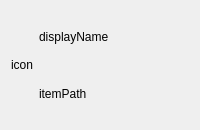
<?xml version="1.0" encoding="UTF-8"?>
<ui version="4.0">
 <class>TaskItemWidget</class>
 <widget class="QWidget" name="TaskItemWidget">
  <property name="geometry">
   <rect>
    <x>0</x>
    <y>0</y>
    <width>200</width>
    <height>130</height>
   </rect>
  </property>
  <property name="sizePolicy">
   <sizepolicy hsizetype="Preferred" vsizetype="Preferred">
    <horstretch>0</horstretch>
    <verstretch>0</verstretch>
   </sizepolicy>
  </property>
  <property name="windowTitle">
   <string notr="true"/>
  </property>
  <property name="styleSheet">
   <string notr="true"/>
  </property>
  <layout class="QVBoxLayout" name="verticalLayout_2">
   <item>
    <layout class="QHBoxLayout" name="horizontalLayout">
     <item>
      <widget class="QLabel" name="thumbnailIcon">
       <property name="sizePolicy">
        <sizepolicy hsizetype="Fixed" vsizetype="Expanding">
         <horstretch>0</horstretch>
         <verstretch>0</verstretch>
        </sizepolicy>
       </property>
       <property name="text">
        <string notr="true">icon</string>
       </property>
       <property name="margin">
        <number>5</number>
       </property>
       <property name="textInteractionFlags">
        <set>Qt::NoTextInteraction</set>
       </property>
      </widget>
     </item>
     <item>
      <layout class="QVBoxLayout" name="verticalLayout">
       <property name="spacing">
        <number>4</number>
       </property>
       <property name="topMargin">
        <number>0</number>
       </property>
       <item>
        <widget class="geometrize::dialog::ElidedLabel" name="itemDisplayName">
         <property name="sizePolicy">
          <sizepolicy hsizetype="Ignored" vsizetype="Expanding">
           <horstretch>0</horstretch>
           <verstretch>0</verstretch>
          </sizepolicy>
         </property>
         <property name="font">
          <font>
           <pointsize>9</pointsize>
          </font>
         </property>
         <property name="text">
          <string notr="true">displayName</string>
         </property>
         <property name="textFormat">
          <enum>Qt::PlainText</enum>
         </property>
         <property name="scaledContents">
          <bool>false</bool>
         </property>
         <property name="margin">
          <number>4</number>
         </property>
         <property name="indent">
          <number>-1</number>
         </property>
         <property name="textInteractionFlags">
          <set>Qt::NoTextInteraction</set>
         </property>
        </widget>
       </item>
       <item>
        <spacer name="verticalSpacer">
         <property name="orientation">
          <enum>Qt::Vertical</enum>
         </property>
         <property name="sizeType">
          <enum>QSizePolicy::Maximum</enum>
         </property>
         <property name="sizeHint" stdset="0">
          <size>
           <width>20</width>
           <height>2</height>
          </size>
         </property>
        </spacer>
       </item>
       <item>
        <widget class="geometrize::dialog::ElidedLabel" name="itemPath">
         <property name="sizePolicy">
          <sizepolicy hsizetype="Ignored" vsizetype="Expanding">
           <horstretch>0</horstretch>
           <verstretch>0</verstretch>
          </sizepolicy>
         </property>
         <property name="text">
          <string notr="true">itemPath</string>
         </property>
         <property name="textFormat">
          <enum>Qt::PlainText</enum>
         </property>
         <property name="margin">
          <number>4</number>
         </property>
         <property name="textInteractionFlags">
          <set>Qt::NoTextInteraction</set>
         </property>
        </widget>
       </item>
      </layout>
     </item>
    </layout>
   </item>
  </layout>
 </widget>
 <customwidgets>
  <customwidget>
   <class>geometrize::dialog::ElidedLabel</class>
   <extends>QLabel</extends>
   <header>dialog/elidedlabel.h</header>
  </customwidget>
 </customwidgets>
 <resources/>
 <connections/>
</ui>
